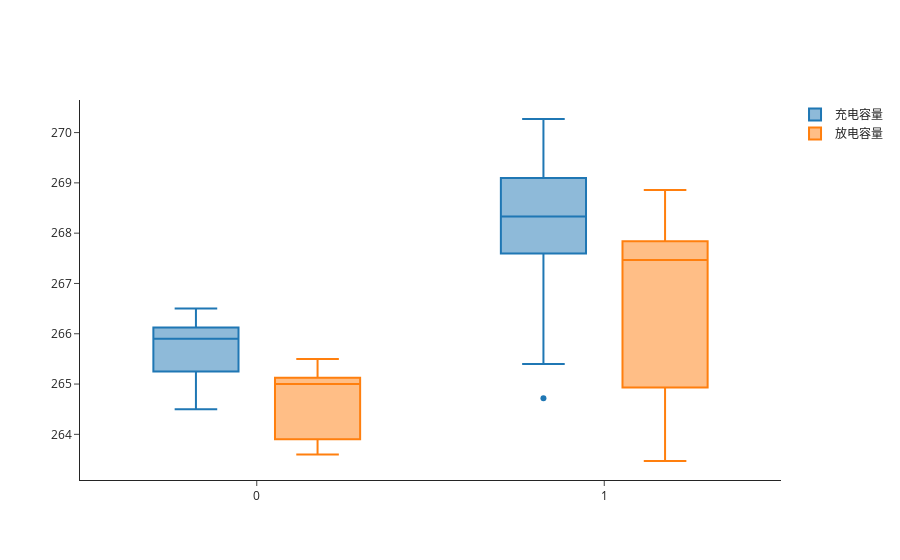

Write notebook code for a chart like this one.
### Markdown cell above
**以电池均衡实验数据为例**

### Code cell
data = pd.read_csv("sample_data/data_cell.csv")
# cell_balancing: 均衡开启前/后
# charge_ah: 充电容量Ah数
# discharge_ah: 放电容量Ah数
data.sample(5)

# 画出箱须图
fig = go.Figure()
fig.add_trace(go.Box(x=data["cell_balancing"], y=data["charge_ah"], name="充电容量"))
fig.add_trace(go.Box(x=data["cell_balancing"], y=data["discharge_ah"], name="放电容量"))
fig.update_layout(template="simple_white")
fig.update_layout(boxmode='group') # group together boxes of the different traces for each value of x
fig.show()

### Figure 1 — Plotly figure (JSON) as saved in the notebook; plotly's stock layout.template omitted (floating-point values rounded to 4 significant figures)
{"data": [{"name": "充电容量", "type": "box", "x": [0, 0, 0, 0, 0, 1, 1, 1, 1, 1, 1, 1, 1, 1, 1, 1, 1], "y": [265.5, 265.9, 264.5, 266, 266.5, 268.4, 267.9, 268.2, 267.5, 267.7, 264.7, 270.3, 268.9, 269.6, 269.0, 269.2, 265.4]}, {"name": "放电容量", "type": "box", "x": [0, 0, 0, 0, 0, 1, 1, 1, 1, 1, 1, 1, 1, 1, 1, 1, 1], "y": [265, 264, 263.6, 265.5, 265, 266.4, 267.5, 267.8, 267.4, 263.5, 265.6, 267.8, 267.9, 268.9, 268.7, 263.9, 264.3]}], "layout": {"boxmode": "group"}}
